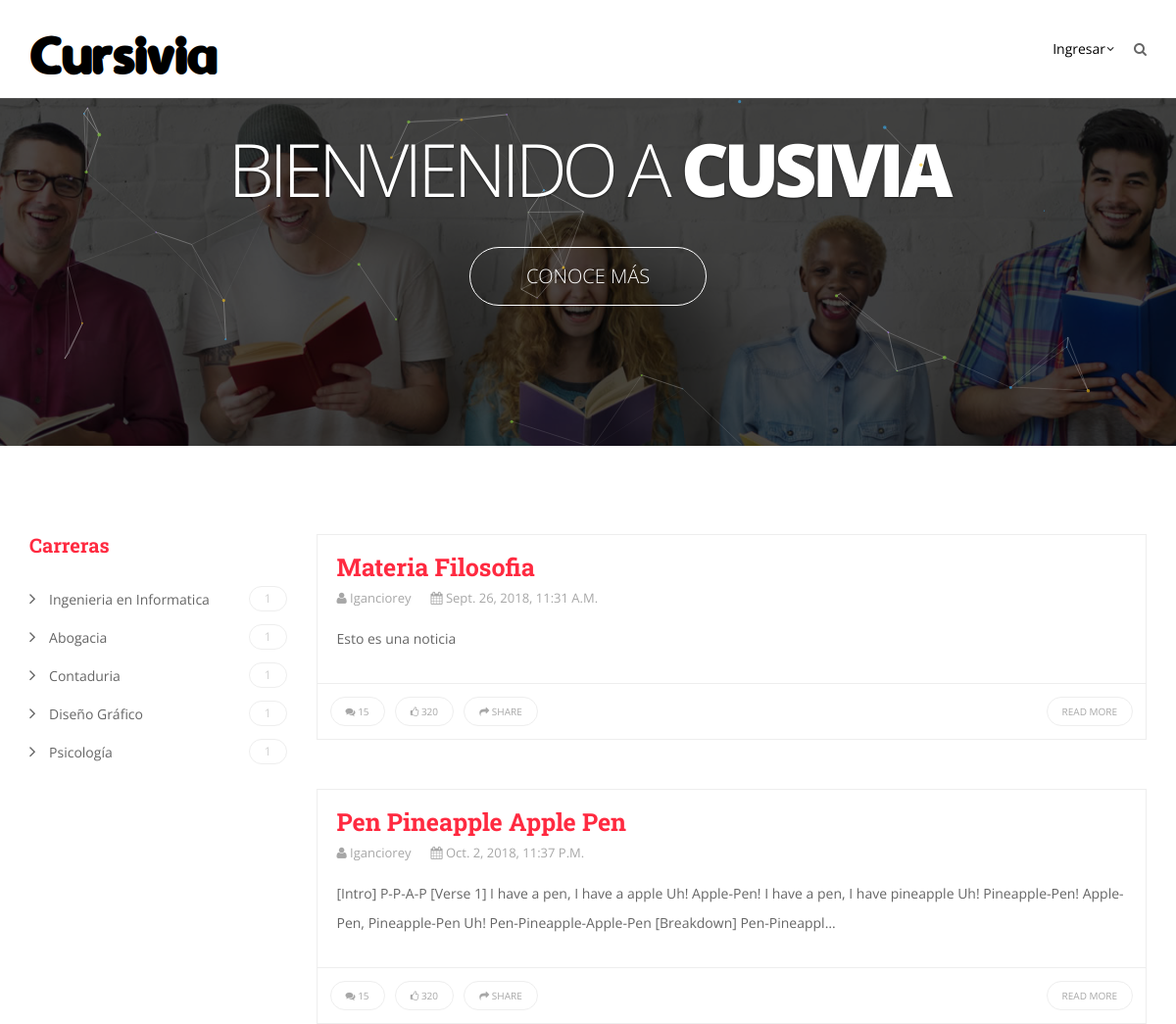
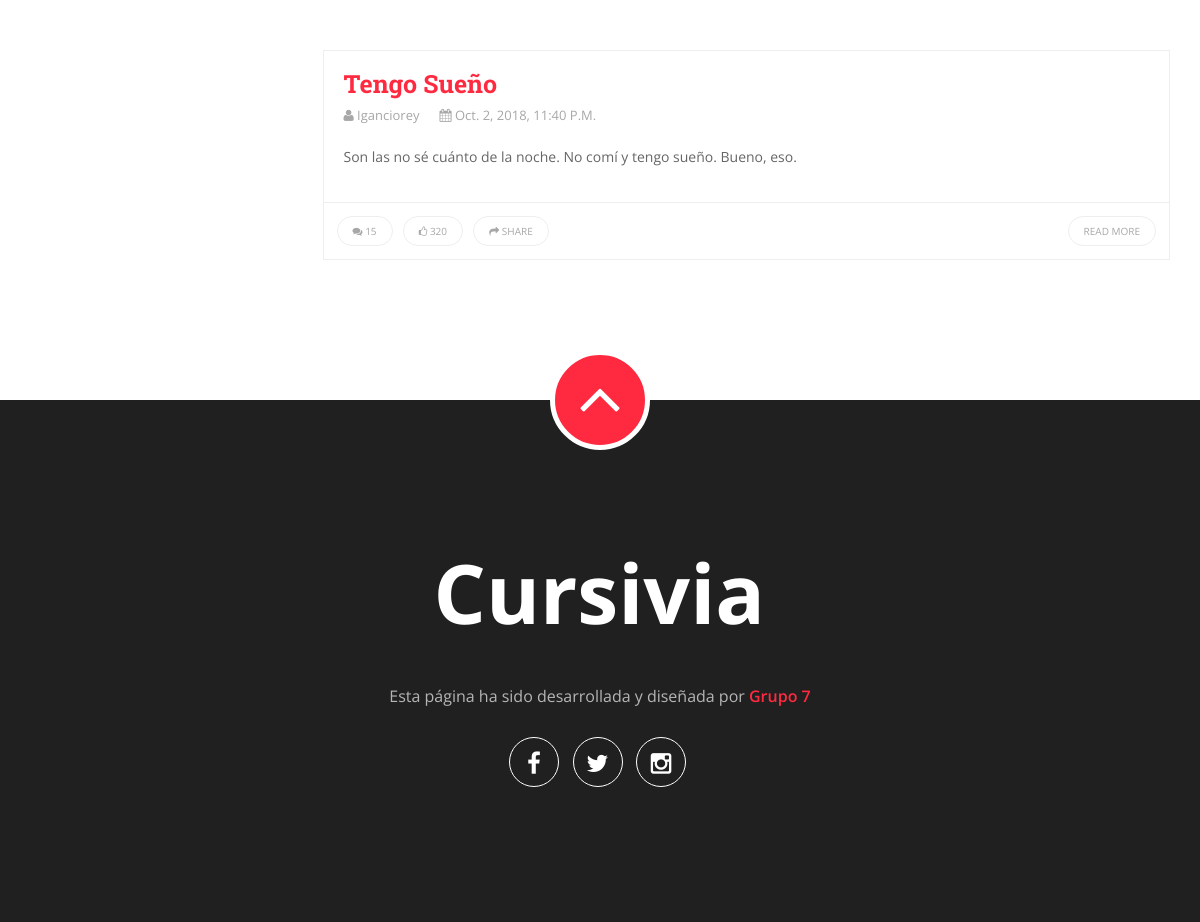
/home/, run on the app's committed database (2 pictures, top to bottom).
### home/models.py (models this page shows, shortened)
class Publicacion(models.Model):
    estadosCargados = (
        ('p', 'Publicado'),
        ('b', 'Borrador'),
        ('d', 'Denunciado'),
        ('e', 'Eliminado'),
    )
    alcances = (
        ('g', 'Global'),
        ('e', 'Expecifico'),
    )
    tipoPublicacion = (
        ('n', 'Noticia'),
        ('d', 'Documentacion'),
    )
    materia = models.ForeignKey(Materia, on_delete=models.CASCADE, null=False, blank=False, default='')
    titulo = models.CharField(max_length=100)
    cuerpo = models.CharField(max_length=5000)
    usuario = models.ForeignKey(User, on_delete=models.CASCADE, null=False, blank=False)
    fecha_alta = models.DateTimeField(default=timezone.now, null=True)
    fecha_baja = models.DateTimeField(null=True)
    tipo_publicacion =  models.CharField(max_length=1, choices=tipoPublicacion, blank=True, default='d',
                              help_text='tipo de publicacion')
    estado_publicacion = models.CharField(max_length=1, choices=estadosCargados, blank=True, default='b',
                              help_text='situacion actual de la publicacion')
    alcance = models.CharField(max_length=1, choices=alcances, blank=True, default='g',
                              help_text='alcance de la publicacion')
    def get_absolute_url(self):
        return reverse('publicacion-detail', args=[str(self.id)])

class Carrera (models.Model):
    descripcion = models.CharField(max_length=50, null=False, blank=False, default='')
    def __str__(self):
        return self.descripcion

### home/views.py (the view)
def index(request):
    lista_noticias = Publicacion.objects.all().filter(tipo_publicacion__exact='n')
    numero_materias = []
    lista_materias =  []
    lista_carreras = Carrera.objects.all()
    for c in lista_carreras:
        lista_materias.append((c.descripcion,Materia.objects.filter(carrera__exact =c).count()))
    return render(
        request,
        'index.html',
        context={'lista_noticias': lista_noticias, 'numero_materias': numero_materias,
                 'lista_carreras': lista_carreras},
    )

### Cursivia/templates/index.html (shortened to what this page needs)
{% extends "base.html" %}
{% block sidebar %}
<div class="sidebar-wrapper">
<aside class="widget widget_categories">
  <h2 class="widget-title">Carreras</h2>
  <ul>
	{% for carrera in lista_carreras %}
	    <li><a href="#"><i class="fa fa-angle-right"></i> {{ carrera }} <span class="badge"> 1 </span></a></li>
	{% endfor %}
  </ul>
</aside>
</div>
{% endblock sidebar %}
{% block content %}
	{% for noticia in lista_noticias %}
	<article class="post-wrapper">
    <div class="blog-content">
        <div class="entry-header">
            <h2 class="entry-title"><a href="{{ noticia.get_absolute_url }}">{{ noticia.titulo }}</a></h2>
            <ul class="entry-meta clearfix">
                <li><span class="post-author"><a href="#"><i class="fa fa-user">
                </i> {{ noticia.usuario.username }}</a></span></li>
                <li><span class="post-date"><a href="#"><i class="fa fa-calendar">
                </i> {{ noticia.fecha_alta }}</a></span></li>
            </ul>
        </div>
        <div class="entry-content">
            <p>{{ noticia.cuerpo|truncatechars:200 }}</p>
        </div>
    </div>
    <footer class="entry-footer clearfix">
        <ul class="entry-meta pull-left">
            <li><span class="post-comments"><a href="#"><i class="fa fa-comments"></i> 15</a></span></li>
            <li><span class="like"><a href="#"><i class="fa fa-thumbs-o-up"></i> 320</a></span></li>
            <li><span class="share"><a href="#"><i class="fa fa-share"></i> Share</a></span></li>
        </ul>
        <a class="readmore pull-right" href="#">Read More</a>
    </footer>
</article>
{% endfor %}
{% endblock content %}

### data on the page
Publicacion: titulo "Materia Filosofia", usuario.username "Iganciorey", fecha_alta "Sept. 26, 2018, 11:31 A.m.", cuerpo "Esto es una noticia"
Publicacion: titulo "Pen Pineapple Apple Pen", usuario.username "Iganciorey", fecha_alta "Oct. 2, 2018, 11:37 P.m.", cuerpo "[Intro] P-P-A-P [Verse 1] I have a pen, I have a apple Uh! Apple-Pen! I have a pen, I have pineapple Uh! Pineapple-Pen! Apple-Pen, Pineapple-Pen Uh! Pen-Pineapple-Apple-Pen [Breakdown] Pen-Pineappl…"
Publicacion: titulo "Tengo Sueño", usuario.username "Iganciorey", fecha_alta "Oct. 2, 2018, 11:40 P.m.", cuerpo "Son las no sé cuánto de la noche. No comí y tengo sueño. Bueno, eso."
Carrera: descripcion "Ingenieria en Informatica"
Carrera: descripcion "Abogacia"
Carrera: descripcion "Contaduria"
Carrera: descripcion "Diseño Gráfico"
Carrera: descripcion "Psicología"
